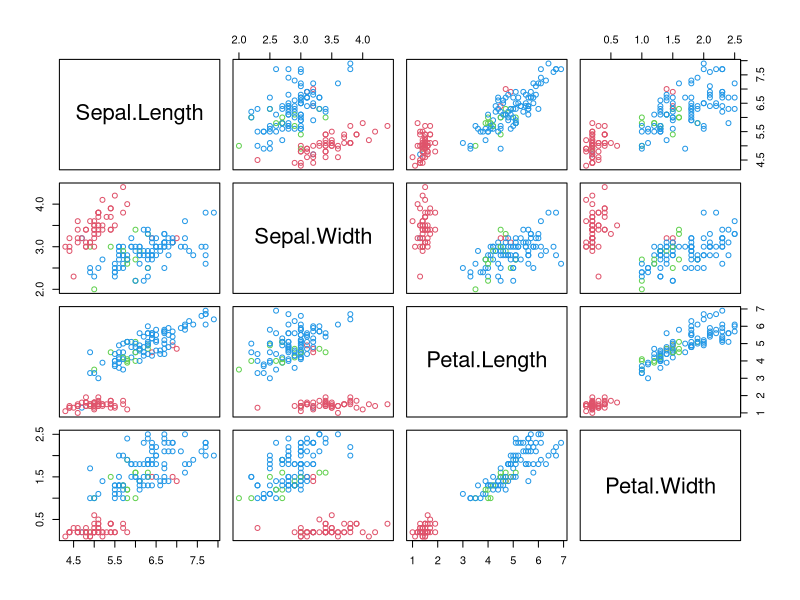
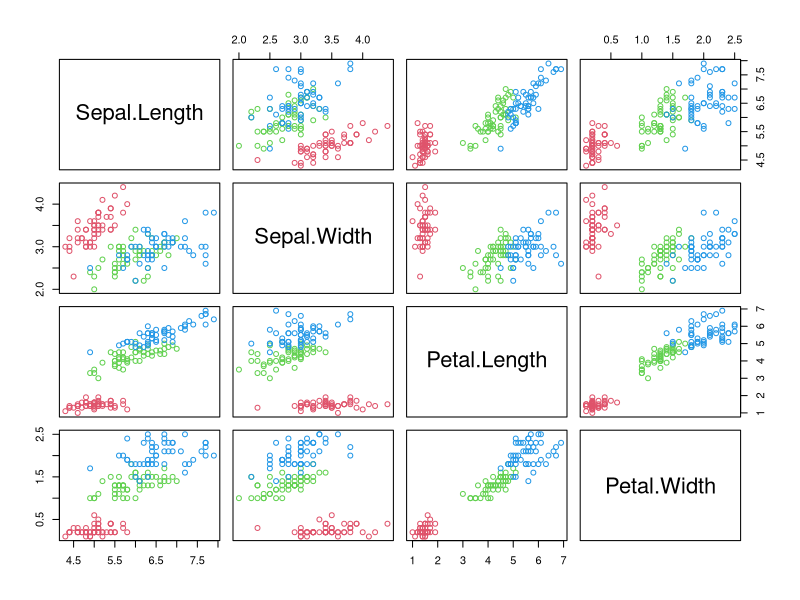

Write the R code that produced these figures, in order.
#
# Project: r-examples (github.com/garciparedes/r-examples)
# Author: Sergio García Prado (garciparedes.me)
# Date: 2017-12
# Title: Naive k-means implementation and proof over iris dataset 
#


data(iris)
head(iris)

k <- 3
iris.use <- iris[,-c(5)]


naiveKmeans <- function(data, k, tol = 0.1) {
    
  train <- function(data, k, tol) {
    ranges <- sapply(data, range)
    coordinates <- (runif(dim(ranges)[2] * k, min=ranges[1,], max=ranges[2,]))
    centers <- t(matrix(data = (coordinates), ncol = k))
    colnames(centers)<-colnames(data)
    
    distance <-  as.matrix(dist(rbind(centers, data), upper=TRUE))[,1:k]
    dataClass <- apply(distance, 1,which.min)
    
    reached=FALSE
    while (reached == FALSE) {
      for (i in 1:k) {
        centers[i,] = colMeans(data[dataClass == i,], na.rm = TRUE)
      }
      
      newDistance <-  as.matrix(dist(rbind(centers, data), upper=TRUE))[,1:k]
      newDataClass <- apply(distance, 1,which.min)
      
      if ((sum(newDataClass != dataClass) / dim(data)[1]) < tol){
        reached = TRUE
      }
    }

    distance <-  as.matrix(dist(rbind(centers, data), upper=TRUE))[,1:k]
    dataClass <- apply(distance, 1,which.min)
    plot(data, col= dataClass + 1)
  }
  
  centers <- train(data, k, tol)

  
  predict <- function(obs) {
    
  }
  
  
}

iris.kmeans <- naiveKmeans(iris.use, 3)
plot(iris[,1:4], col= as.numeric(iris[,5]) + 1)
